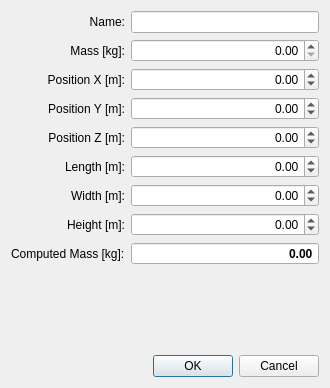
<?xml version="1.0" encoding="UTF-8"?>
<ui version="4.0">
 <class>DialogEdit</class>
 <widget class="QDialog" name="DialogEdit">
  <property name="geometry">
   <rect>
    <x>0</x>
    <y>0</y>
    <width>330</width>
    <height>388</height>
   </rect>
  </property>
  <property name="windowTitle">
   <string>Edit</string>
  </property>
  <property name="modal">
   <bool>true</bool>
  </property>
  <layout class="QGridLayout" name="gridLayout">
   <item row="10" column="0" colspan="2">
    <widget class="QDialogButtonBox" name="buttonBox">
     <property name="orientation">
      <enum>Qt::Horizontal</enum>
     </property>
     <property name="standardButtons">
      <set>QDialogButtonBox::Cancel|QDialogButtonBox::Ok</set>
     </property>
    </widget>
   </item>
   <item row="4" column="0">
    <widget class="QLabel" name="label_Z">
     <property name="text">
      <string>Position Z [m]:</string>
     </property>
     <property name="alignment">
      <set>Qt::AlignRight|Qt::AlignTrailing|Qt::AlignVCenter</set>
     </property>
     <property name="buddy">
      <cstring>spinBox_Z</cstring>
     </property>
    </widget>
   </item>
   <item row="7" column="1">
    <widget class="QDoubleSpinBox" name="spinBox_H">
     <property name="alignment">
      <set>Qt::AlignRight|Qt::AlignTrailing|Qt::AlignVCenter</set>
     </property>
     <property name="decimals">
      <number>2</number>
     </property>
     <property name="minimum">
      <double>-99.989999999999995</double>
     </property>
     <property name="maximum">
      <double>99.989999999999995</double>
     </property>
    </widget>
   </item>
   <item row="0" column="1">
    <widget class="QLineEdit" name="lineEdit_Name"/>
   </item>
   <item row="6" column="1">
    <widget class="QDoubleSpinBox" name="spinBox_W">
     <property name="alignment">
      <set>Qt::AlignRight|Qt::AlignTrailing|Qt::AlignVCenter</set>
     </property>
     <property name="decimals">
      <number>2</number>
     </property>
     <property name="minimum">
      <double>-99.989999999999995</double>
     </property>
     <property name="maximum">
      <double>99.989999999999995</double>
     </property>
    </widget>
   </item>
   <item row="9" column="1">
    <spacer name="verticalSpacer">
     <property name="orientation">
      <enum>Qt::Vertical</enum>
     </property>
     <property name="sizeHint" stdset="0">
      <size>
       <width>20</width>
       <height>31</height>
      </size>
     </property>
    </spacer>
   </item>
   <item row="2" column="1">
    <widget class="QDoubleSpinBox" name="spinBox_X">
     <property name="alignment">
      <set>Qt::AlignRight|Qt::AlignTrailing|Qt::AlignVCenter</set>
     </property>
     <property name="decimals">
      <number>2</number>
     </property>
     <property name="minimum">
      <double>-99.989999999999995</double>
     </property>
     <property name="maximum">
      <double>99.989999999999995</double>
     </property>
    </widget>
   </item>
   <item row="4" column="1">
    <widget class="QDoubleSpinBox" name="spinBox_Z">
     <property name="alignment">
      <set>Qt::AlignRight|Qt::AlignTrailing|Qt::AlignVCenter</set>
     </property>
     <property name="decimals">
      <number>2</number>
     </property>
     <property name="minimum">
      <double>-99.989999999999995</double>
     </property>
     <property name="maximum">
      <double>99.989999999999995</double>
     </property>
    </widget>
   </item>
   <item row="3" column="0">
    <widget class="QLabel" name="label_Y">
     <property name="text">
      <string>Position Y [m]:</string>
     </property>
     <property name="alignment">
      <set>Qt::AlignRight|Qt::AlignTrailing|Qt::AlignVCenter</set>
     </property>
     <property name="buddy">
      <cstring>spinBox_Y</cstring>
     </property>
    </widget>
   </item>
   <item row="5" column="0">
    <widget class="QLabel" name="label_L">
     <property name="text">
      <string>Length [m]:</string>
     </property>
     <property name="alignment">
      <set>Qt::AlignRight|Qt::AlignTrailing|Qt::AlignVCenter</set>
     </property>
     <property name="buddy">
      <cstring>spinBox_L</cstring>
     </property>
    </widget>
   </item>
   <item row="5" column="1">
    <widget class="QDoubleSpinBox" name="spinBox_L">
     <property name="alignment">
      <set>Qt::AlignRight|Qt::AlignTrailing|Qt::AlignVCenter</set>
     </property>
     <property name="decimals">
      <number>2</number>
     </property>
     <property name="minimum">
      <double>-99.989999999999995</double>
     </property>
     <property name="maximum">
      <double>99.989999999999995</double>
     </property>
    </widget>
   </item>
   <item row="1" column="1">
    <widget class="QDoubleSpinBox" name="spinBox_Mass">
     <property name="alignment">
      <set>Qt::AlignRight|Qt::AlignTrailing|Qt::AlignVCenter</set>
     </property>
     <property name="decimals">
      <number>2</number>
     </property>
     <property name="maximum">
      <double>99999.000000000000000</double>
     </property>
    </widget>
   </item>
   <item row="6" column="0">
    <widget class="QLabel" name="label_W">
     <property name="text">
      <string>Width [m]:</string>
     </property>
     <property name="alignment">
      <set>Qt::AlignRight|Qt::AlignTrailing|Qt::AlignVCenter</set>
     </property>
     <property name="buddy">
      <cstring>spinBox_W</cstring>
     </property>
    </widget>
   </item>
   <item row="3" column="1">
    <widget class="QDoubleSpinBox" name="spinBox_Y">
     <property name="alignment">
      <set>Qt::AlignRight|Qt::AlignTrailing|Qt::AlignVCenter</set>
     </property>
     <property name="decimals">
      <number>2</number>
     </property>
     <property name="minimum">
      <double>-99.989999999999995</double>
     </property>
     <property name="maximum">
      <double>99.989999999999995</double>
     </property>
    </widget>
   </item>
   <item row="2" column="0">
    <widget class="QLabel" name="label_X">
     <property name="text">
      <string>Position X [m]:</string>
     </property>
     <property name="alignment">
      <set>Qt::AlignRight|Qt::AlignTrailing|Qt::AlignVCenter</set>
     </property>
     <property name="buddy">
      <cstring>spinBox_X</cstring>
     </property>
    </widget>
   </item>
   <item row="7" column="0">
    <widget class="QLabel" name="label_H">
     <property name="text">
      <string>Height [m]:</string>
     </property>
     <property name="alignment">
      <set>Qt::AlignRight|Qt::AlignTrailing|Qt::AlignVCenter</set>
     </property>
     <property name="buddy">
      <cstring>spinBox_H</cstring>
     </property>
    </widget>
   </item>
   <item row="1" column="0">
    <widget class="QLabel" name="label_Mass">
     <property name="text">
      <string>Mass [kg]:</string>
     </property>
     <property name="alignment">
      <set>Qt::AlignRight|Qt::AlignTrailing|Qt::AlignVCenter</set>
     </property>
     <property name="buddy">
      <cstring>spinBox_Mass</cstring>
     </property>
    </widget>
   </item>
   <item row="0" column="0">
    <widget class="QLabel" name="label_Name">
     <property name="text">
      <string>Name:</string>
     </property>
     <property name="alignment">
      <set>Qt::AlignRight|Qt::AlignTrailing|Qt::AlignVCenter</set>
     </property>
     <property name="buddy">
      <cstring>lineEdit_Name</cstring>
     </property>
    </widget>
   </item>
   <item row="8" column="0">
    <widget class="QLabel" name="labelComputedMass">
     <property name="text">
      <string>Computed Mass [kg]:</string>
     </property>
     <property name="buddy">
      <cstring>spinBoxComputedMass</cstring>
     </property>
    </widget>
   </item>
   <item row="8" column="1">
    <widget class="QDoubleSpinBox" name="spinBoxComputedMass">
     <property name="font">
      <font>
       <weight>75</weight>
       <bold>true</bold>
      </font>
     </property>
     <property name="focusPolicy">
      <enum>Qt::NoFocus</enum>
     </property>
     <property name="alignment">
      <set>Qt::AlignRight|Qt::AlignTrailing|Qt::AlignVCenter</set>
     </property>
     <property name="readOnly">
      <bool>true</bool>
     </property>
     <property name="buttonSymbols">
      <enum>QAbstractSpinBox::NoButtons</enum>
     </property>
     <property name="maximum">
      <double>999999.989999999990687</double>
     </property>
    </widget>
   </item>
  </layout>
 </widget>
 <tabstops>
  <tabstop>lineEdit_Name</tabstop>
  <tabstop>spinBox_Mass</tabstop>
  <tabstop>spinBox_X</tabstop>
  <tabstop>spinBox_Y</tabstop>
  <tabstop>spinBox_Z</tabstop>
  <tabstop>spinBox_L</tabstop>
  <tabstop>spinBox_W</tabstop>
  <tabstop>spinBox_H</tabstop>
  <tabstop>spinBoxComputedMass</tabstop>
 </tabstops>
 <resources/>
 <connections>
  <connection>
   <sender>buttonBox</sender>
   <signal>accepted()</signal>
   <receiver>DialogEdit</receiver>
   <slot>accept()</slot>
   <hints>
    <hint type="sourcelabel">
     <x>228</x>
     <y>363</y>
    </hint>
    <hint type="destinationlabel">
     <x>157</x>
     <y>274</y>
    </hint>
   </hints>
  </connection>
  <connection>
   <sender>buttonBox</sender>
   <signal>rejected()</signal>
   <receiver>DialogEdit</receiver>
   <slot>reject()</slot>
   <hints>
    <hint type="sourcelabel">
     <x>296</x>
     <y>369</y>
    </hint>
    <hint type="destinationlabel">
     <x>286</x>
     <y>274</y>
    </hint>
   </hints>
  </connection>
 </connections>
</ui>
